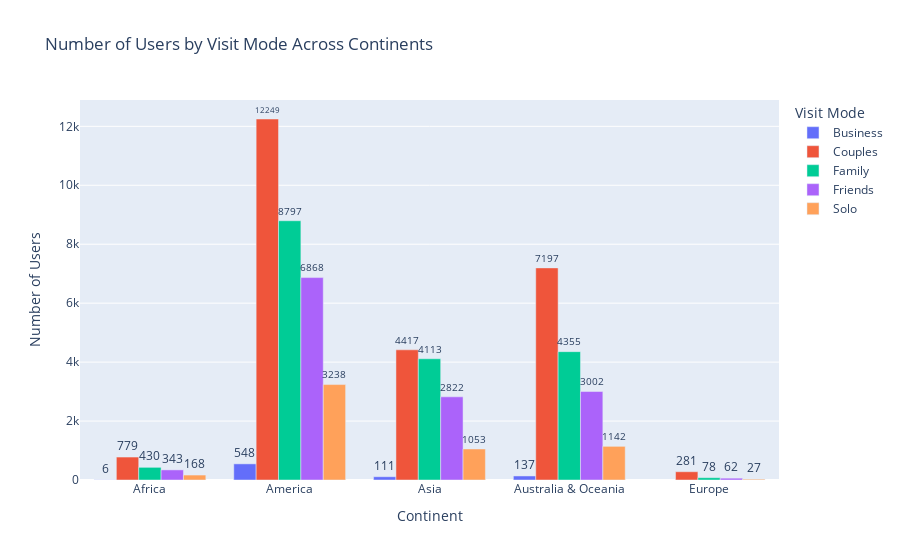

Here is the notebook cell this chart was saved with:
### Code cell
fig = px.bar(
    visit_mode_continent,
    x="Continent",
    y="No_Of_Users",
    color="VisitMode",
    barmode="group",
    text="No_Of_Users",
    title="Number of Users by Visit Mode Across Continents"
)

fig.update_layout(
    xaxis_title="Continent",
    yaxis_title="Number of Users",
    legend_title="Visit Mode",
    bargap=0.2
)

fig.update_traces(textposition='outside')

fig.show()

### Figure 1 — Plotly figure (JSON) as saved in the notebook; plotly's stock layout.template omitted (floating-point values rounded to 4 significant figures)
{"data": [{"alignmentgroup": "True", "hovertemplate": "VisitMode=Business<br>Continent=%{x}<br>No_Of_Users=%{text}<extra></extra>", "legendgroup": "Business", "marker": {"color": "#636efa", "pattern": {"shape": ""}}, "name": "Business", "offsetgroup": "Business", "orientation": "v", "showlegend": true, "text": [6.0, 548.0, 111.0, 137.0], "textposition": "outside", "type": "bar", "x": ["Africa", "America", "Asia", "Australia & Oceania"], "xaxis": "x", "y": [6, 548, 111, 137], "yaxis": "y"}, {"alignmentgroup": "True", "hovertemplate": "VisitMode=Couples<br>Continent=%{x}<br>No_Of_Users=%{text}<extra></extra>", "legendgroup": "Couples", "marker": {"color": "#EF553B", "pattern": {"shape": ""}}, "name": "Couples", "offsetgroup": "Couples", "orientation": "v", "showlegend": true, "text": [779.0, 12250.0, 4417.0, 7197.0, 281.0], "textposition": "outside", "type": "bar", "x": ["Africa", "America", "Asia", "Australia & Oceania", "Europe"], "xaxis": "x", "y": [779, 12249, 4417, 7197, 281], "yaxis": "y"}, {"alignmentgroup": "True", "hovertemplate": "VisitMode=Family<br>Continent=%{x}<br>No_Of_Users=%{text}<extra></extra>", "legendgroup": "Family", "marker": {"color": "#00cc96", "pattern": {"shape": ""}}, "name": "Family", "offsetgroup": "Family", "orientation": "v", "showlegend": true, "text": [430.0, 8797.0, 4113.0, 4355.0, 78.0], "textposition": "outside", "type": "bar", "x": ["Africa", "America", "Asia", "Australia & Oceania", "Europe"], "xaxis": "x", "y": [430, 8797, 4113, 4355, 78], "yaxis": "y"}, {"alignmentgroup": "True", "hovertemplate": "VisitMode=Friends<br>Continent=%{x}<br>No_Of_Users=%{text}<extra></extra>", "legendgroup": "Friends", "marker": {"color": "#ab63fa", "pattern": {"shape": ""}}, "name": "Friends", "offsetgroup": "Friends", "orientation": "v", "showlegend": true, "text": [343.0, 6868.0, 2822.0, 3002.0, 62.0], "textposition": "outside", "type": "bar", "x": ["Africa", "America", "Asia", "Australia & Oceania", "Europe"], "xaxis": "x", "y": [343, 6868, 2822, 3002, 62], "yaxis": "y"}, {"alignmentgroup": "True", "hovertemplate": "VisitMode=Solo<br>Continent=%{x}<br>No_Of_Users=%{text}<extra></extra>", "legendgroup": "Solo", "marker": {"color": "#FFA15A", "pattern": {"shape": ""}}, "name": "Solo", "offsetgroup": "Solo", "orientation": "v", "showlegend": true, "text": [168.0, 3238.0, 1053.0, 1142.0, 27.0], "textposition": "outside", "type": "bar", "x": ["Africa", "America", "Asia", "Australia & Oceania", "Europe"], "xaxis": "x", "y": [168, 3238, 1053, 1142, 27], "yaxis": "y"}], "layout": {"bargap": 0.2, "barmode": "group", "legend": {"title": {"text": "Visit Mode"}, "tracegroupgap": 0}, "title": {"text": "Number of Users by Visit Mode Across Continents"}, "xaxis": {"anchor": "y", "domain": [0, 1], "title": {"text": "Continent"}}, "yaxis": {"anchor": "x", "domain": [0, 1], "title": {"text": "Number of Users"}}}}
